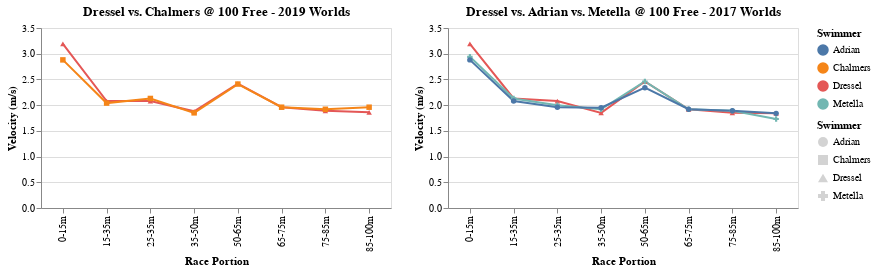

Write a Vega-Lite specification for this figure.
### Vega specification from a JSON file in a GitHub repository (floating-point values rounded to 4 significant figures)
{"$schema": "https://vega.github.io/schema/vega/v5.json", "autosize": "pad", "padding": 5, "height": 180, "data": [{"name": "selector025_store"}, {"name": "selector027_store"}, {"name": "selector026_store"}, {"name": "selector028_store"}, {"name": "data-0f0969573c146ee970006c47df36eb40", "values": [{"Race Portion": "0-15m", "Swimmer": "Dressel", "Velocity (m/s)": 3.19}, {"Race Portion": "15-35m", "Swimmer": "Dressel", "Velocity (m/s)": 2.08}, {"Race Portion": "25-35m", "Swimmer": "Dressel", "Velocity (m/s)": 2.08}, {"Race Portion": "35-50m", "Swimmer": "Dressel", "Velocity (m/s)": 1.88}, {"Race Portion": "50-65m", "Swimmer": "Dressel", "Velocity (m/s)": 2.42}, {"Race Portion": "65-75m", "Swimmer": "Dressel", "Velocity (m/s)": 1.96}, {"Race Portion": "75-85m", "Swimmer": "Dressel", "Velocity (m/s)": 1.89}, {"Race Portion": "85-100m", "Swimmer": "Dressel", "Velocity (m/s)": 1.86}, {"Race Portion": "0-15m", "Swimmer": "Chalmers", "Velocity (m/s)": 2.88}, {"Race Portion": "15-35m", "Swimmer": "Chalmers", "Velocity (m/s)": 2.04}, {"Race Portion": "25-35m", "Swimmer": "Chalmers", "Velocity (m/s)": 2.13}, {"Race Portion": "35-50m", "Swimmer": "Chalmers", "Velocity (m/s)": 1.85}, {"Race Portion": "50-65m", "Swimmer": "Chalmers", "Velocity (m/s)": 2.41}, {"Race Portion": "65-75m", "Swimmer": "Chalmers", "Velocity (m/s)": 1.96}, {"Race Portion": "75-85m", "Swimmer": "Chalmers", "Velocity (m/s)": 1.92}, {"Race Portion": "85-100m", "Swimmer": "Chalmers", "Velocity (m/s)": 1.96}]}, {"name": "data-29495aa2f630b630be74d1a8ff332367", "values": [{"Race Portion": "0-15m", "Swimmer": "Dressel", "Velocity (m/s)": 3.19}, {"Race Portion": "15-35m", "Swimmer": "Dressel", "Velocity (m/s)": 2.13}, {"Race Portion": "25-35m", "Swimmer": "Dressel", "Velocity (m/s)": 2.08}, {"Race Portion": "35-50m", "Swimmer": "Dressel", "Velocity (m/s)": 1.85}, {"Race Portion": "50-65m", "Swimmer": "Dressel", "Velocity (m/s)": 2.46}, {"Race Portion": "65-75m", "Swimmer": "Dressel", "Velocity (m/s)": 1.92}, {"Race Portion": "75-85m", "Swimmer": "Dressel", "Velocity (m/s)": 1.85}, {"Race Portion": "85-100m", "Swimmer": "Dressel", "Velocity (m/s)": 1.84}, {"Race Portion": "0-15m", "Swimmer": "Metella", "Velocity (m/s)": 2.94}, {"Race Portion": "15-35m", "Swimmer": "Metella", "Velocity (m/s)": 2.13}, {"Race Portion": "25-35m", "Swimmer": "Metella", "Velocity (m/s)": 2}, {"Race Portion": "35-50m", "Swimmer": "Metella", "Velocity (m/s)": 1.92}, {"Race Portion": "50-65m", "Swimmer": "Metella", "Velocity (m/s)": 2.46}, {"Race Portion": "65-75m", "Swimmer": "Metella", "Velocity (m/s)": 1.92}, {"Race Portion": "75-85m", "Swimmer": "Metella", "Velocity (m/s)": 1.89}, {"Race Portion": "85-100m", "Swimmer": "Metella", "Velocity (m/s)": 1.73}, {"Race Portion": "0-15m", "Swimmer": "Adrian", "Velocity (m/s)": 2.88}, {"Race Portion": "15-35m", "Swimmer": "Adrian", "Velocity (m/s)": 2.08}, {"Race Portion": "25-35m", "Swimmer": "Adrian", "Velocity (m/s)": 1.96}, {"Race Portion": "35-50m", "Swimmer": "Adrian", "Velocity (m/s)": 1.95}, {"Race Portion": "50-65m", "Swimmer": "Adrian", "Velocity (m/s)": 2.34}, {"Race Portion": "65-75m", "Swimmer": "Adrian", "Velocity (m/s)": 1.92}, {"Race Portion": "75-85m", "Swimmer": "Adrian", "Velocity (m/s)": 1.89}, {"Race Portion": "85-100m", "Swimmer": "Adrian", "Velocity (m/s)": 1.84}]}, {"name": "data_1", "source": "data-0f0969573c146ee970006c47df36eb40", "transform": [{"type": "filter", "expr": "datum[\"Velocity (m/s)\"] !== null && !isNaN(datum[\"Velocity (m/s)\"])"}]}, {"name": "data_3", "source": "data-29495aa2f630b630be74d1a8ff332367", "transform": [{"type": "filter", "expr": "datum[\"Velocity (m/s)\"] !== null && !isNaN(datum[\"Velocity (m/s)\"])"}]}], "signals": [{"name": "concat_0_width", "value": 350}, {"name": "concat_1_width", "value": 350}, {"name": "unit", "value": {}, "on": [{"events": "mousemove", "update": "isTuple(group()) ? group() : unit"}]}, {"name": "selector025", "update": "vlSelectionResolve(\"selector025_store\")"}, {"name": "selector027", "update": "{\"Velocity (m/s)\": selector027_Velocity__m_s_}"}, {"name": "selector027_Velocity__m_s_"}, {"name": "selector026", "update": "vlSelectionResolve(\"selector026_store\")"}, {"name": "selector028", "update": "{\"Velocity (m/s)\": selector028_Velocity__m_s_}"}, {"name": "selector028_Velocity__m_s_"}], "layout": {"padding": 20, "bounds": "full", "align": "each"}, "marks": [{"type": "group", "name": "concat_0_group", "title": {"text": "Dressel vs. Chalmers @ 100 Free - 2019 Worlds", "frame": "group"}, "style": "cell", "encode": {"update": {"width": {"signal": "concat_0_width"}, "height": {"signal": "height"}}}, "signals": [{"name": "selector025_tuple", "on": [{"events": [{"source": "scope", "type": "mouseover"}], "update": "datum && item().mark.marktype !== 'group' ? {unit: \"concat_0_layer_0\", fields: selector025_tuple_fields, values: [(item().isVoronoi ? datum.datum : datum)[\"Swimmer\"]]} : null", "force": true}, {"events": [{"source": "scope", "type": "dblclick"}], "update": "null"}]}, {"name": "selector025_tuple_fields", "value": [{"type": "E", "field": "Swimmer"}]}, {"name": "selector025_modify", "update": "modify(\"selector025_store\", selector025_tuple, true)"}, {"name": "selector027_Race_Portion", "on": [{"events": {"signal": "selector027_translate_delta"}, "update": "panLinear(selector027_translate_anchor.extent_x, -selector027_translate_delta.x / concat_0_width)"}, {"events": {"signal": "selector027_zoom_delta"}, "update": "zoomLinear(domain(\"concat_0_x\"), selector027_zoom_anchor.x, selector027_zoom_delta)"}, {"events": [{"source": "scope", "type": "dblclick"}], "update": "null"}]}, {"name": "selector027_Velocity__m_s_", "on": [{"events": {"signal": "selector027_translate_delta"}, "update": "panLinear(selector027_translate_anchor.extent_y, selector027_translate_delta.y / height)"}, {"events": {"signal": "selector027_zoom_delta"}, "update": "zoomLinear(domain(\"concat_0_y\"), selector027_zoom_anchor.y, selector027_zoom_delta)"}, {"events": [{"source": "scope", "type": "dblclick"}], "update": "null"}], "push": "outer"}, {"name": "selector027_tuple", "on": [{"events": [{"signal": "selector027_Race_Portion || selector027_Velocity__m_s_"}], "update": "selector027_Race_Portion && selector027_Velocity__m_s_ ? {unit: \"concat_0_layer_0\", fields: selector027_tuple_fields, values: [selector027_Race_Portion,selector027_Velocity__m_s_]} : null"}]}, {"name": "selector027_tuple_fields", "value": [{"field": "Race Portion", "channel": "x", "type": "E"}, {"field": "Velocity (m/s)", "channel": "y", "type": "R"}]}, {"name": "selector027_translate_anchor", "value": {}, "on": [{"events": [{"source": "scope", "type": "mousedown"}], "update": "{x: x(unit), y: y(unit), extent_x: domain(\"concat_0_x\"), extent_y: domain(\"concat_0_y\")}"}]}, {"name": "selector027_translate_delta", "value": {}, "on": [{"events": [{"source": "window", "type": "mousemove", "consume": true, "between": [{"source": "scope", "type": "mousedown"}, {"source": "window", "type": "mouseup"}]}], "update": "{x: selector027_translate_anchor.x - x(unit), y: selector027_translate_anchor.y - y(unit)}"}]}, {"name": "selector027_zoom_anchor", "on": [{"events": [{"source": "scope", "type": "wheel", "consume": true}], "update": "{x: invert(\"concat_0_x\", x(unit)), y: invert(\"concat_0_y\", y(unit))}"}]}, {"name": "selector027_zoom_delta", "on": [{"events": [{"source": "scope", "type": "wheel", "consume": true}], "force": true, "update": "pow(1.001, event.deltaY * pow(16, event.deltaMode))"}]}, {"name": "selector027_modify", "update": "modify(\"selector027_store\", selector027_tuple, true)"}], "marks": [{"name": "concat_0_layer_0_pathgroup", "type": "group", "from": {"facet": {"name": "faceted_path_concat_0_layer_0_main", "data": "data-0f0969573c146ee970006c47df36eb40", "groupby": ["Swimmer"]}}, "encode": {"update": {"width": {"field": {"group": "width"}}, "height": {"field": {"group": "height"}}}}, "marks": [{"name": "concat_0_layer_0_marks", "type": "line", "clip": true, "style": ["line"], "sort": {"field": "datum[\"Race Portion\"]", "order": "descending"}, "from": {"data": "faceted_path_concat_0_layer_0_main"}, "encode": {"update": {"stroke": [{"test": "!(length(data(\"selector025_store\"))) || (vlSelectionTest(\"selector025_store\", datum))", "scale": "color", "field": "Swimmer"}, {"value": "lightgray"}], "opacity": [{"test": "!(length(data(\"selector025_store\"))) || (vlSelectionTest(\"selector025_store\", datum))", "value": 1}, {"value": 0.6}], "tooltip": {"signal": "{\"Swimmer\": ''+datum[\"Swimmer\"], \"Velocity (m/s)\": format(datum[\"Velocity (m/s)\"], \"\")}"}, "x": {"scale": "concat_0_x", "field": "Race Portion"}, "y": {"scale": "concat_0_y", "field": "Velocity (m/s)"}, "defined": {"signal": "datum[\"Velocity (m/s)\"] !== null && !isNaN(datum[\"Velocity (m/s)\"])"}}}}]}, {"name": "concat_0_layer_1_marks", "type": "symbol", "clip": true, "style": ["point"], "from": {"data": "data_1"}, "encode": {"update": {"opacity": [{"test": "!(length(data(\"selector025_store\"))) || (vlSelectionTest(\"selector025_store\", datum))", "value": 1}, {"value": 0.6}], "fill": [{"test": "!(length(data(\"selector025_store\"))) || (vlSelectionTest(\"selector025_store\", datum))", "scale": "color", "field": "Swimmer"}, {"value": "lightgray"}], "tooltip": {"signal": "{\"Swimmer\": ''+datum[\"Swimmer\"], \"Velocity (m/s)\": format(datum[\"Velocity (m/s)\"], \"\")}"}, "x": {"scale": "concat_0_x", "field": "Race Portion"}, "y": {"scale": "concat_0_y", "field": "Velocity (m/s)"}, "shape": {"scale": "shape", "field": "Swimmer"}}}}], "axes": [{"scale": "concat_0_x", "orient": "bottom", "grid": false, "title": "Race Portion", "labelAlign": "right", "labelAngle": 270, "labelBaseline": "middle", "labelOverlap": true, "zindex": 1}, {"scale": "concat_0_y", "orient": "left", "grid": false, "title": "Velocity (m/s)", "labelOverlap": true, "tickCount": {"signal": "ceil(height/40)"}, "zindex": 1}, {"scale": "concat_0_y", "orient": "left", "gridScale": "concat_0_x", "grid": true, "tickCount": {"signal": "ceil(height/40)"}, "domain": false, "labels": false, "maxExtent": 0, "minExtent": 0, "ticks": false, "zindex": 0}]}, {"type": "group", "name": "concat_1_group", "title": {"text": "Dressel vs. Adrian vs. Metella @ 100 Free - 2017 Worlds", "frame": "group"}, "style": "cell", "encode": {"update": {"width": {"signal": "concat_1_width"}, "height": {"signal": "height"}}}, "signals": [{"name": "selector026_tuple", "on": [{"events": [{"source": "scope", "type": "mouseover"}], "update": "datum && item().mark.marktype !== 'group' ? {unit: \"concat_1_layer_0\", fields: selector026_tuple_fields, values: [(item().isVoronoi ? datum.datum : datum)[\"Swimmer\"]]} : null", "force": true}, {"events": [{"source": "scope", "type": "dblclick"}], "update": "null"}]}, {"name": "selector026_tuple_fields", "value": [{"type": "E", "field": "Swimmer"}]}, {"name": "selector026_modify", "update": "modify(\"selector026_store\", selector026_tuple, true)"}, {"name": "selector028_Race_Portion", "on": [{"events": {"signal": "selector028_translate_delta"}, "update": "panLinear(selector028_translate_anchor.extent_x, -selector028_translate_delta.x / concat_1_width)"}, {"events": {"signal": "selector028_zoom_delta"}, "update": "zoomLinear(domain(\"concat_1_x\"), selector028_zoom_anchor.x, selector028_zoom_delta)"}, {"events": [{"source": "scope", "type": "dblclick"}], "update": "null"}]}, {"name": "selector028_Velocity__m_s_", "on": [{"events": {"signal": "selector028_translate_delta"}, "update": "panLinear(selector028_translate_anchor.extent_y, selector028_translate_delta.y / height)"}, {"events": {"signal": "selector028_zoom_delta"}, "update": "zoomLinear(domain(\"concat_1_y\"), selector028_zoom_anchor.y, selector028_zoom_delta)"}, {"events": [{"source": "scope", "type": "dblclick"}], "update": "null"}], "push": "outer"}, {"name": "selector028_tuple", "on": [{"events": [{"signal": "selector028_Race_Portion || selector028_Velocity__m_s_"}], "update": "selector028_Race_Portion && selector028_Velocity__m_s_ ? {unit: \"concat_1_layer_0\", fields: selector028_tuple_fields, values: [selector028_Race_Portion,selector028_Velocity__m_s_]} : null"}]}, {"name": "selector028_tuple_fields", "value": [{"field": "Race Portion", "channel": "x", "type": "E"}, {"field": "Velocity (m/s)", "channel": "y", "type": "R"}]}, {"name": "selector028_translate_anchor", "value": {}, "on": [{"events": [{"source": "scope", "type": "mousedown"}], "update": "{x: x(unit), y: y(unit), extent_x: domain(\"concat_1_x\"), extent_y: domain(\"concat_1_y\")}"}]}, {"name": "selector028_translate_delta", "value": {}, "on": [{"events": [{"source": "window", "type": "mousemove", "consume": true, "between": [{"source": "scope", "type": "mousedown"}, {"source": "window", "type": "mouseup"}]}], "update": "{x: selector028_translate_anchor.x - x(unit), y: selector028_translate_anchor.y - y(unit)}"}]}, {"name": "selector028_zoom_anchor", "on": [{"events": [{"source": "scope", "type": "wheel", "consume": true}], "update": "{x: invert(\"concat_1_x\", x(unit)), y: invert(\"concat_1_y\", y(unit))}"}]}, {"name": "selector028_zoom_delta", "on": [{"events": [{"source": "scope", "type": "wheel", "consume": true}], "force": true, "update": "pow(1.001, event.deltaY * pow(16, event.deltaMode))"}]}, {"name": "selector028_modify", "update": "modify(\"selector028_store\", selector028_tuple, true)"}], "marks": [{"name": "concat_1_layer_0_pathgroup", "type": "group", "from": {"facet": {"name": "faceted_path_concat_1_layer_0_main", "data": "data-29495aa2f630b630be74d1a8ff332367", "groupby": ["Swimmer"]}}, "encode": {"update": {"width": {"field": {"group": "width"}}, "height": {"field": {"group": "height"}}}}, "marks": [{"name": "concat_1_layer_0_marks", "type": "line", "clip": true, "style": ["line"], "sort": {"field": "datum[\"Race Portion\"]", "order": "descending"}, "from": {"data": "faceted_path_concat_1_layer_0_main"}, "encode": {"update": {"stroke": [{"test": "!(length(data(\"selector026_store\"))) || (vlSelectionTest(\"selector026_store\", datum))", "scale": "color", "field": "Swimmer"}, {"value": "lightgray"}], "opacity": [{"test": "!(length(data(\"selector026_store\"))) || (vlSelectionTest(\"selector026_store\", datum))", "value": 1}, {"value": 0.6}], "tooltip": {"signal": "{\"Swimmer\": ''+datum[\"Swimmer\"], \"Velocity (m/s)\": format(datum[\"Velocity (m/s)\"], \"\")}"}, "x": {"scale": "concat_1_x", "field": "Race Portion"}, "y": {"scale": "concat_1_y", "field": "Velocity (m/s)"}, "defined": {"signal": "datum[\"Velocity (m/s)\"] !== null && !isNaN(datum[\"Velocity (m/s)\"])"}}}}]}, {"name": "concat_1_layer_1_marks", "type": "symbol", "clip": true, "style": ["point"], "from": {"data": "data_3"}, "encode": {"update": {"opacity": [{"test": "!(length(data(\"selector026_store\"))) || (vlSelectionTest(\"selector026_store\", datum))", "value": 1}, {"value": 0.6}], "fill": [{"test": "!(length(data(\"selector026_store\"))) || (vlSelectionTest(\"selector026_store\", datum))", "scale": "color", "field": "Swimmer"}, {"value": "lightgray"}], "tooltip": {"signal": "{\"Swimmer\": ''+datum[\"Swimmer\"], \"Velocity (m/s)\": format(datum[\"Velocity (m/s)\"], \"\")}"}, "x": {"scale": "concat_1_x", "field": "Race Portion"}, "y": {"scale": "concat_1_y", "field": "Velocity (m/s)"}, "shape": {"scale": "shape", "field": "Swimmer"}}}}], "axes": [{"scale": "concat_1_x", "orient": "bottom", "grid": false, "title": "Race Portion", "labelAlign": "right", "labelAngle": 270, "labelBaseline": "middle", "labelOverlap": true, "zindex": 1}, {"scale": "concat_1_y", "orient": "left", "grid": false, "title": "Velocity (m/s)", "labelOverlap": true, "tickCount": {"signal": "ceil(height/40)"}, "zindex": 1}, {"scale": "concat_1_y", "orient": "left", "gridScale": "concat_1_x", "grid": true, "tickCount": {"signal": "ceil(height/40)"}, "domain": false, "labels": false, "maxExtent": 0, "minExtent": 0, "ticks": false, "zindex": 0}]}], "scales": [{"name": "color", "type": "ordinal", "domain": {"fields": [{"data": "data-0f0969573c146ee970006c47df36eb40", "field": "Swimmer"}, {"data": "data_1", "field": "Swimmer"}, {"data": "data-29495aa2f630b630be74d1a8ff332367", "field": "Swimmer"}, {"data": "data_3", "field": "Swimmer"}], "sort": true}, "range": "category"}, {"name": "shape", "type": "ordinal", "domain": {"fields": [{"data": "data_1", "field": "Swimmer"}, {"data": "data_3", "field": "Swimmer"}], "sort": true}, "range": "symbol"}, {"name": "concat_0_x", "type": "point", "domain": {"fields": [{"data": "data-0f0969573c146ee970006c47df36eb40", "field": "Race Portion"}, {"data": "data_1", "field": "Race Portion"}], "sort": true}, "range": [0, {"signal": "concat_0_width"}], "padding": 0.5}, {"name": "concat_0_y", "type": "linear", "domain": {"fields": [{"data": "data-0f0969573c146ee970006c47df36eb40", "field": "Velocity (m/s)"}, {"data": "data_1", "field": "Velocity (m/s)"}]}, "domainRaw": {"signal": "selector027[\"Velocity (m/s)\"]"}, "range": [{"signal": "height"}, 0], "nice": true, "zero": true}, {"name": "concat_1_x", "type": "point", "domain": {"fields": [{"data": "data-29495aa2f630b630be74d1a8ff332367", "field": "Race Portion"}, {"data": "data_3", "field": "Race Portion"}], "sort": true}, "range": [0, {"signal": "concat_1_width"}], "padding": 0.5}, {"name": "concat_1_y", "type": "linear", "domain": {"fields": [{"data": "data-29495aa2f630b630be74d1a8ff332367", "field": "Velocity (m/s)"}, {"data": "data_3", "field": "Velocity (m/s)"}]}, "domainRaw": {"signal": "selector028[\"Velocity (m/s)\"]"}, "range": [{"signal": "height"}, 0], "nice": true, "zero": true}], "legends": [{"stroke": "color", "gradientLength": {"signal": "clamp(height, 64, 200)"}, "symbolType": "circle", "title": "Swimmer", "encode": {"symbols": {"update": {"opacity": {"value": 1}}}}, "fill": "color"}, {"shape": "shape", "gradientLength": {"signal": "clamp(height, 64, 200)"}, "symbolType": "circle", "title": "Swimmer", "encode": {"symbols": {"update": {"fill": {"value": "lightgray"}, "opacity": {"value": 1}, "stroke": {"value": "transparent"}}}}}]}
